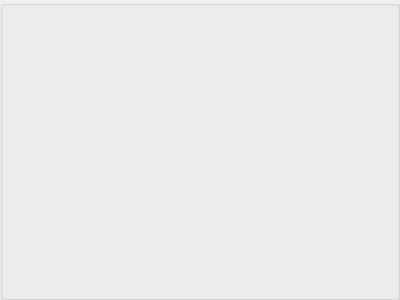
<?xml version="1.0" encoding="UTF-8"?>
<ui version="4.0">
 <class>GroupBox</class>
 <widget class="QGroupBox" name="GroupBox">
  <property name="geometry">
   <rect>
    <x>0</x>
    <y>0</y>
    <width>400</width>
    <height>300</height>
   </rect>
  </property>
  <property name="windowTitle">
   <string>GroupBox</string>
  </property>
  <layout class="QVBoxLayout" name="verticalLayout">
   <item>
    <widget class="QLabel" name="groupNameLabel">
     <property name="text">
      <string/>
     </property>
     <property name="alignment">
      <set>Qt::AlignCenter</set>
     </property>
    </widget>
   </item>
  </layout>
 </widget>
 <resources/>
 <connections/>
</ui>
